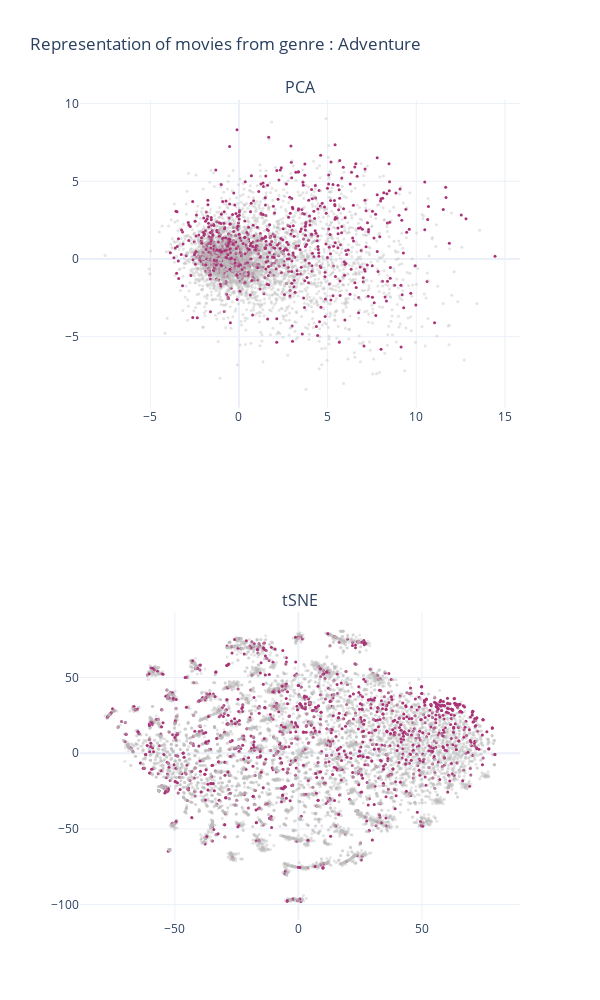

Source (notebook cell):
### Code cell
display_movie_genres_repartition('Adventure')

### Figure 1 — Plotly figure (JSON) as saved in the notebook; plotly's stock layout.template omitted (floating-point values rounded to 4 significant figures; data arrays with more than 128 entries replaced by an {"elided": "..."} marker saying what was removed)
{"data": [{"hoverinfo": "text", "hovertext": {"elided": "9724 str values"}, "marker": {"color": {"elided": "9724 str values"}, "opacity": {"elided": "9724 float values"}, "size": 3}, "mode": "markers", "type": "scatter", "x": {"elided": "9724 float values"}, "xaxis": "x", "y": {"elided": "9724 float values"}, "yaxis": "y"}, {"hoverinfo": "text", "hovertext": {"elided": "9724 str values"}, "marker": {"color": {"elided": "9724 str values"}, "opacity": {"elided": "9724 float values"}, "size": 3}, "mode": "markers", "type": "scatter", "x": {"elided": "9724 float values"}, "xaxis": "x2", "y": {"elided": "9724 float values"}, "yaxis": "y2"}], "layout": {"annotations": [{"font": {"size": 16}, "showarrow": false, "text": "PCA", "x": 0.5, "xanchor": "center", "xref": "paper", "y": 1, "yanchor": "bottom", "yref": "paper"}, {"font": {"size": 16}, "showarrow": false, "text": "tSNE", "x": 0.5, "xanchor": "center", "xref": "paper", "y": 0.375, "yanchor": "bottom", "yref": "paper"}], "height": 1000, "showlegend": false, "title": {"text": "Representation of movies from genre : Adventure"}, "width": 600, "xaxis": {"anchor": "y", "domain": [0, 1]}, "xaxis2": {"anchor": "y2", "domain": [0, 1]}, "yaxis": {"anchor": "x", "domain": [0.625, 1]}, "yaxis2": {"anchor": "x2", "domain": [0, 0.375]}}}
